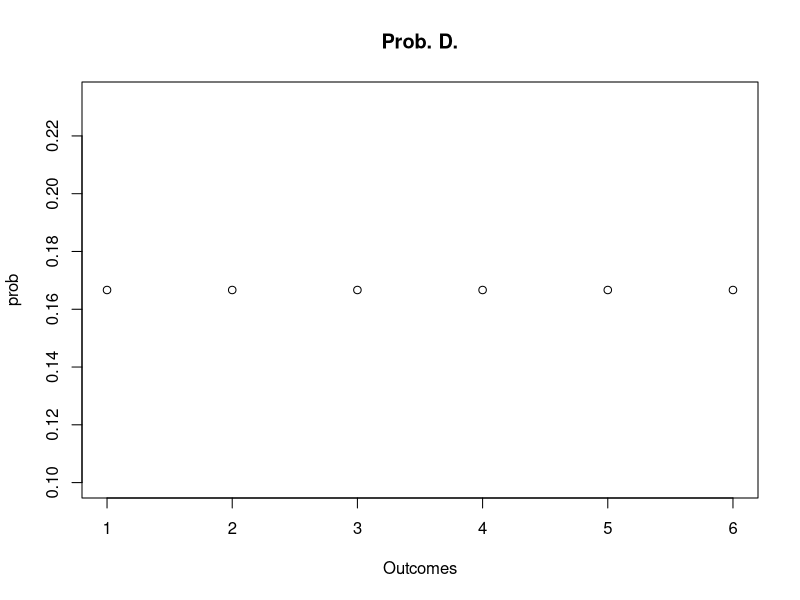
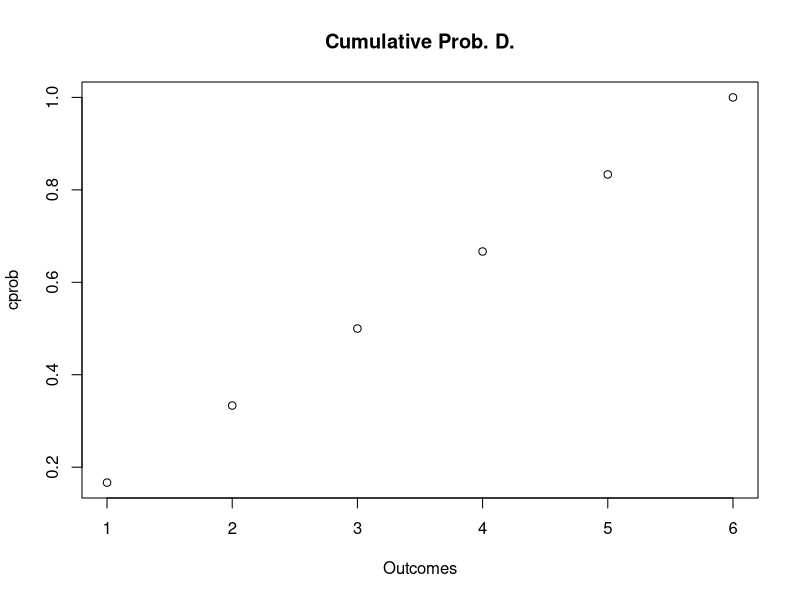
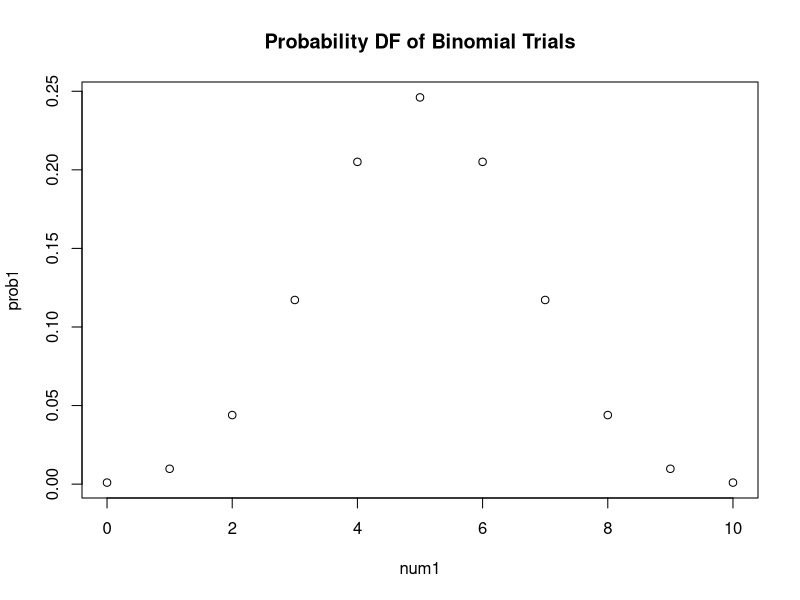
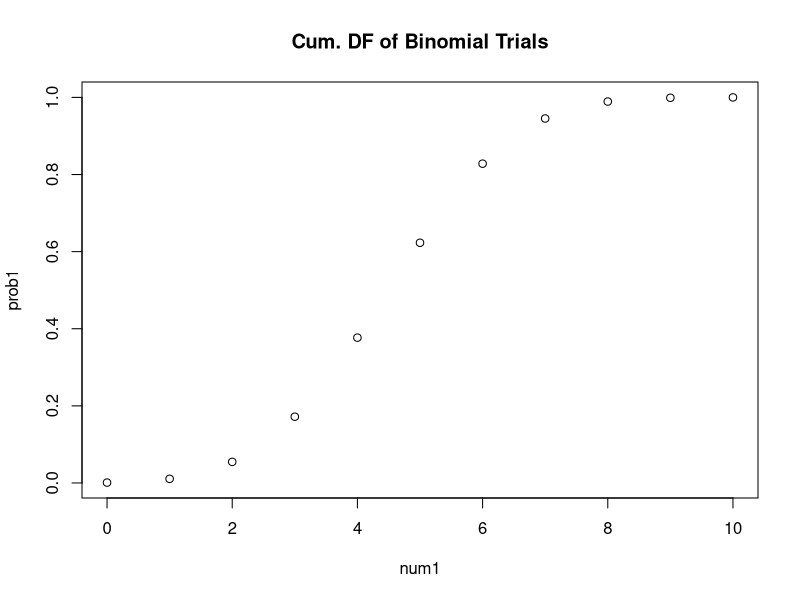

Write the R code that produced these figures, in order.
###Basics of Probability

#Random variables and probabilities
#Let's use numbers from 1 to 6(as a proxy to dice) as an example.

sample(1:6, 1)
#1:6 defines the range and 1 determines the number of samples.

#The chances of getting a certain in a dice roll is 1 in 6, 1/6 or
#roughly 16.67%.
#Using this, we can create a probability distribution function(PDF).

#Outcome       	1 	2     	3   	4 	  5    	6
#Probability 	1/6 	1/6 	1/6 	1/6 	1/6 	1/6

#Total of all probabilities in our given sample is equal to 1 so using this,
#we can create a cumulative probability distribution function.

#Outcome       	1 	2     	3   	4 	  5    	6
#Probability 	1/6 	2/6 	3/6 	4/6 	5/6 	6/6

##We can also use a plot to visualize th PD.
prob=rep(1/6, 6)
plot(prob, xlab="Outcomes", main="Prob. D.")
#You can check out the R basics tutorial on
#plots to customize this.

#Similary, we can plot out the CDF by adding cumsum function:
cprob=cumsum(prob)
plot(cprob, xlab="Outcomes", main="Cumulative Prob. D.")

##Bernoulli Trials (Heads or tails)
sample(c("H", "T"), 1)

#Result of a coin toss is a Bernoulli distributed outcome, meaning
#one out of two possible outcomes. Results for an n number of
#trials with p event probability and k times desired outcome is:
#   k???B(n,p)
#For example:
# Getting 5 heads out of 10 coin flips with 0.5 heads can be 
#expressed as:
#  5B(10,0.5)

#So, the formula for observing k successes in B(n,p) experiment is:

#(k) = P(k) = (n).p^k.(1-p)^n-k = (n!/(k!(n-k)!).(p^k).(1-p)^n-k 
#             (k)
              
#Lets use k=5, n=10 and p=0.5 values for our example in R.
#We use dbinom function to calculate binomial distributions in R.
dbinom(x=5, size=10, prob=0.5)
#[1] 0.2460938

#Getting 5 heads in 10 fair coin tosses is about 24.6 percent.

#Let's calculate the probability of getting 4 to 7 heads in
#10 coin tosses. To do this, we will combine the values of 
#getting 4, 5, 6 and 7 heads using the sum function.

sum(dbinom(x=4:7, size=10, prob=0.5))
#[1] 0.7734375

#Another approach is to subtract the probabilty of less then 3 heads
#from the probability of less than 7 heads.
# P(3<k<8)=P(k<8)-p(k<4)
pbinom(size=10, prob=0.5, q=7)-pbinom(size=10, prob=0.5, q=3)
#[1] 0.7734375
#We see that the probability of getting 4 to 7 heads in 10
#fair coin flips is around 77 percent.

##Probability distribution for a dicrete random variable is
#a list of its outcomes. To plot PDFs for binomial experiments,
#we must first create numeric vectors.

num1=0:10
prob1=dbinom(x=num1, size=10, prob=0.5)

plot(x=num1, y=prob1, main="Probability DF of Binomial Trials")

#to get the CDF plot for this trial, we can go back to the pbinom
#function
num1=0:10
prob1=pbinom(q=num1, size=10, prob=0.5)

plot(x=num1, y=prob1, main="Cum. DF of Binomial Trials")

##Expected Value and Mean
#
